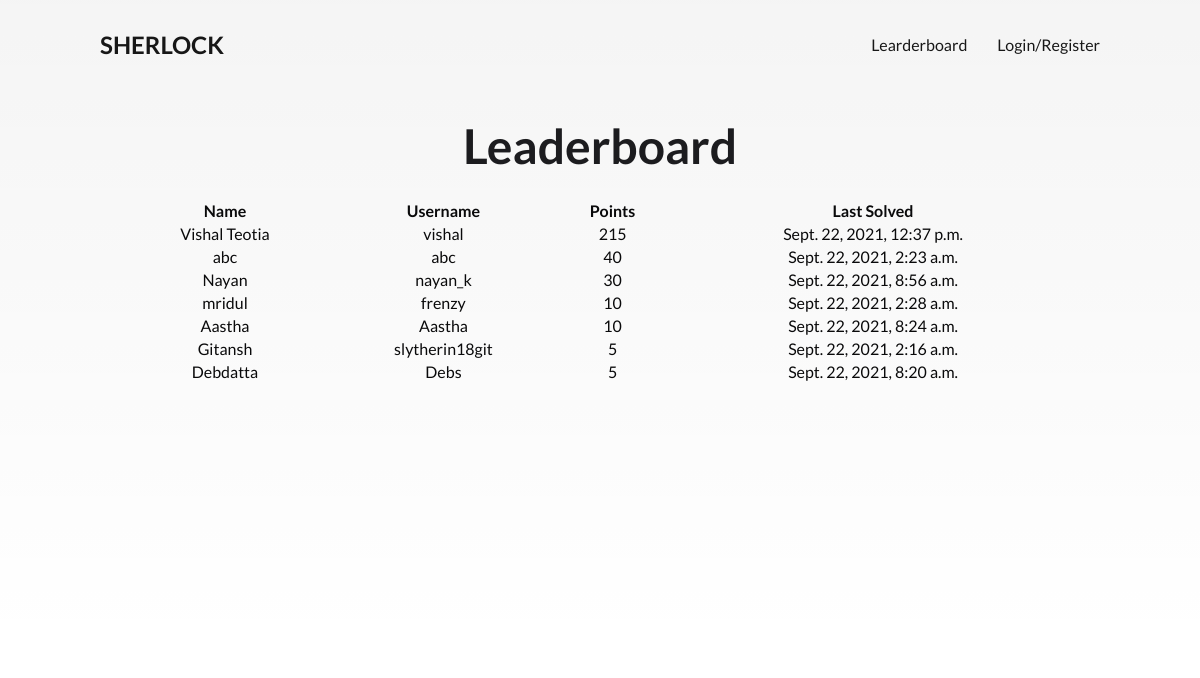
The app's page /leaderboard/, older data.
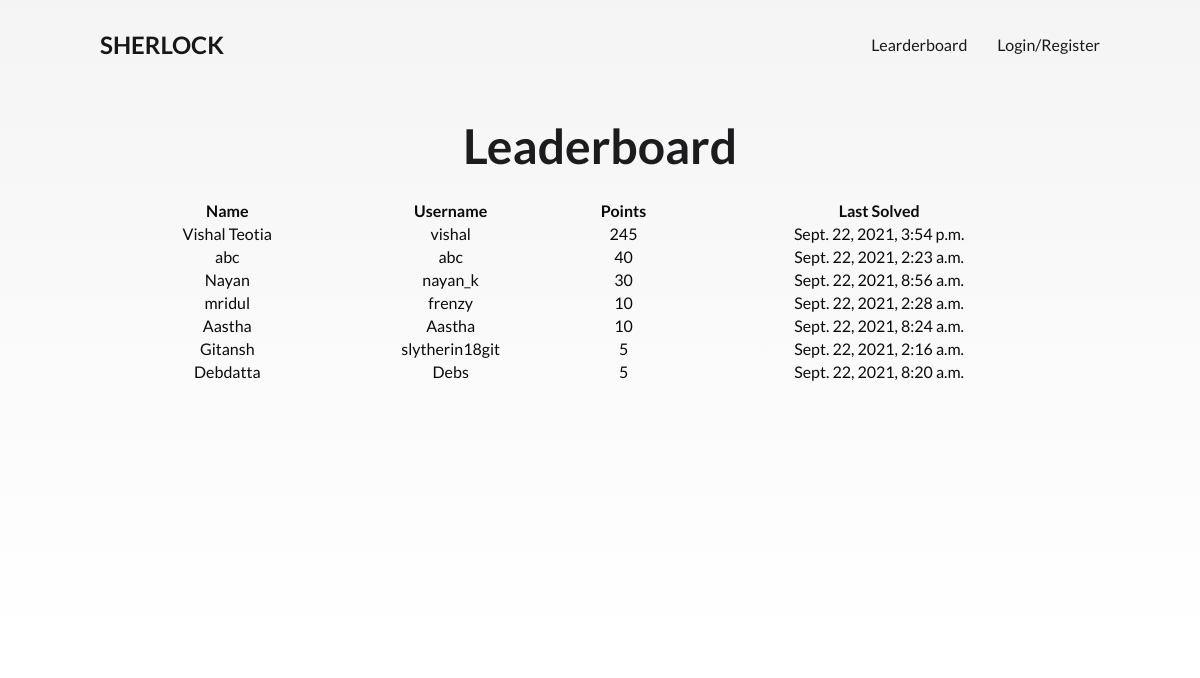
The same page, newer data.
### quiz/models.py (models this page shows, shortened)
class stud(models.Model):
	name = models.CharField(max_length=32)
	username = models.CharField(max_length=32)
	points = models.PositiveIntegerField(default=0)
	lql = models.PositiveIntegerField(default=1)
	time = models.DateTimeField(default=timezone.now)

### quiz/views.py (the view)
# urls.py: path('leaderboard/', quiz_view.leaderboard, name='leaderboard'),
def leaderboard(request):
	stud_list = stud.objects.all().order_by('-points')
	return render(request, 'quiz/leaderboard.html', {'list': stud_list})

### quiz/templates/quiz/leaderboard.html (shortened to what this page needs)
{% extends 'quest/base.html' %} {% load crispy_forms_tags %}  {% block content %}
<div class="cover1 centered">
  <h1>Leaderboard</h1>
  <table class="w3-table w3-striped w3-border w3-center-align" width="80%">
    <tr class="w3-center w3-blue">
      <th>Name</th>
      <th>Username</th>
      <th>Points</th>
      <th>Last Solved</th>
    </tr>
    {% for user in list%}
    <tr>
      <td>{{ user.name }}</td>
      <td>{{ user.username }}</td>
      <td>{{user.points}}</td>
      <td>{{user.time}}</td>
    </tr>
    {% endfor %}
  </table>
</div>
{% endblock %}

Row changes from the older to the newer data that the page shows:
changed stud "Vishal Teotia": points "215" → "245"; time "Sept. 22, 2021, 12:37 p.m." → "Sept. 22, 2021, 3:54 p.m."
